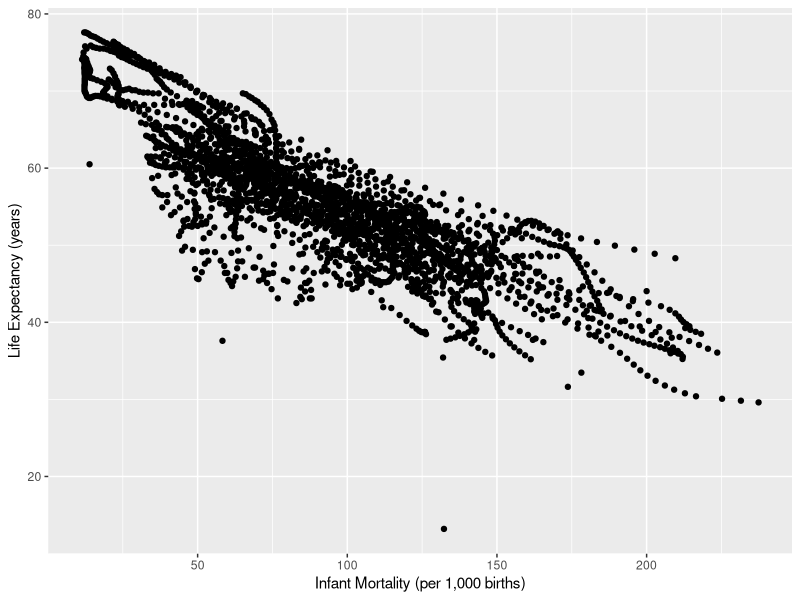
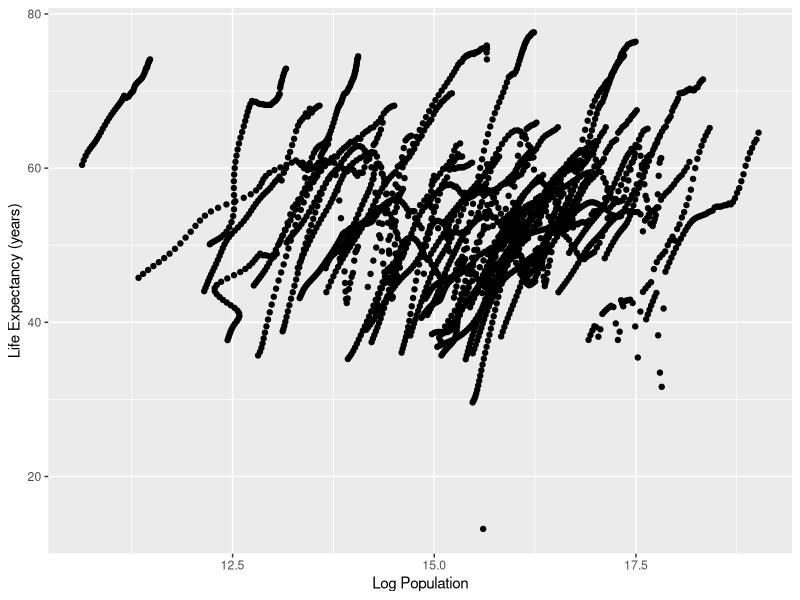
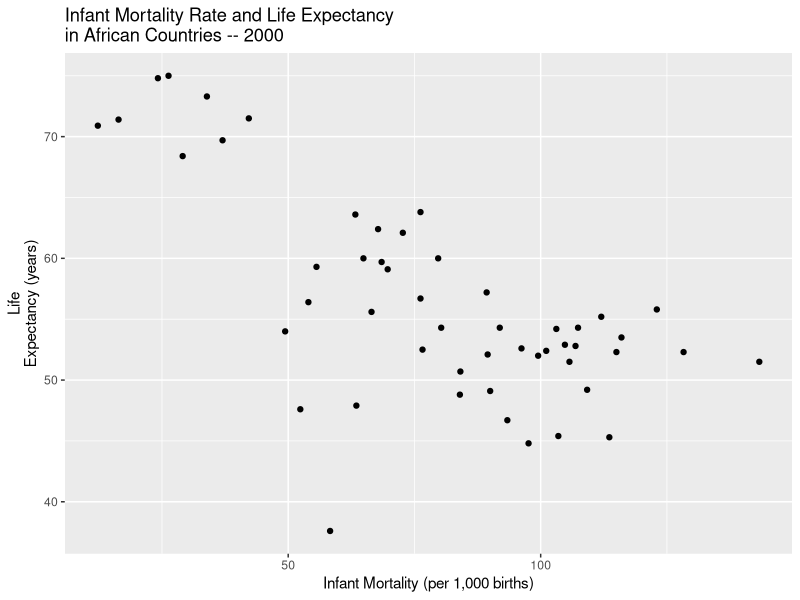
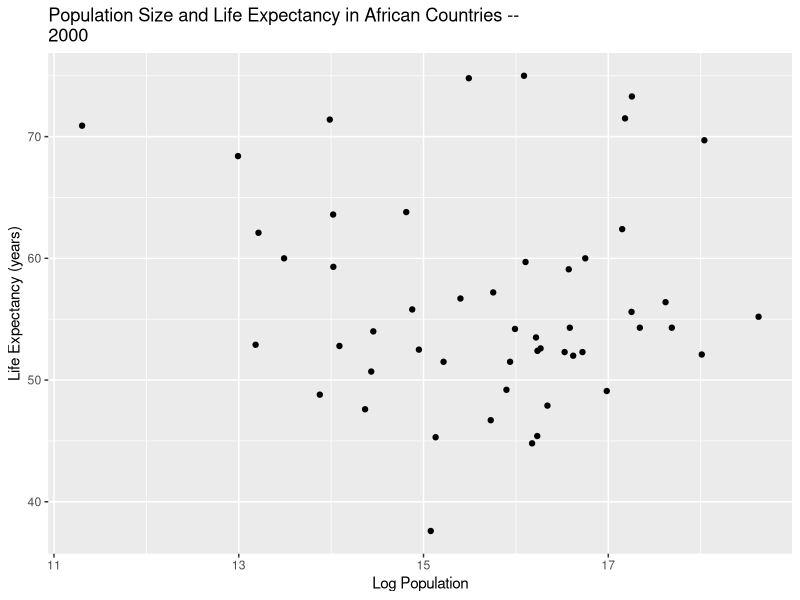

These charts were generated, in order, by the following R code:
## ---- chunk 1
library(tidyverse) 
library("dslabs")
## ---- chunk 2
help(gapminder)
data("gapminder")
summary(gapminder)
class(gapminder)
head(gapminder)
## ---- chunk 3
africadata <- gapminder %>% 
  filter(continent=="Africa")

str(africadata)
summary(africadata)
## ---- chunk 4
imle <- africadata %>% 
  select(c(infant_mortality, life_expectancy))

str(imle)
summary(imle)

ple <- africadata %>% 
  select(c(population, life_expectancy))

str(imle)
summary(imle)

## ---- chunk 5
#| warning: false
#| fig-cap: "Infant Mortality Rate and Life Expectancy in African Countries -- 1960 - 2015"
imle %>% ggplot(aes(x=infant_mortality, y=life_expectancy)) + 
  geom_point() + labs(x = "Infant Mortality (per 1,000 births)", y = "Life Expectancy (years)")
## ---- chunk 6
ple %>% ggplot(aes(x= log(population), y = life_expectancy)) + 
geom_point() + labs(x="Log Population", y = "Life Expectancy (years)")
## ---- chunk 7
with(subset(africadata, is.na(infant_mortality)), year)
## ---- chunk 8
africa2000 <- africadata %>% 
  filter(year == "2000")

str(africa2000)
summary(africa2000)
## ---- chunk 9
africa2000 %>% ggplot(aes(x=infant_mortality, y=life_expectancy)) +
geom_point() + labs(x = "Infant Mortality (per 1,000 births)", y = "Life
Expectancy (years)", title = "Infant Mortality Rate and Life Expectancy
in African Countries -- 2000")

africa2000 %>%  ggplot(aes(x= log(population), y = life_expectancy)) +
geom_point() + labs(x="Log Population", y = "Life Expectancy (years)",
title = "Population Size and Life Expectancy in African Countries --
2000")
## ---- chunk 10
fit1<-lm(life_expectancy ~ infant_mortality, data = africa2000)
fit2<-lm(life_expectancy ~ population, data = africa2000)
## ---- chunk 11
summary(fit1) 
summary(fit2)
